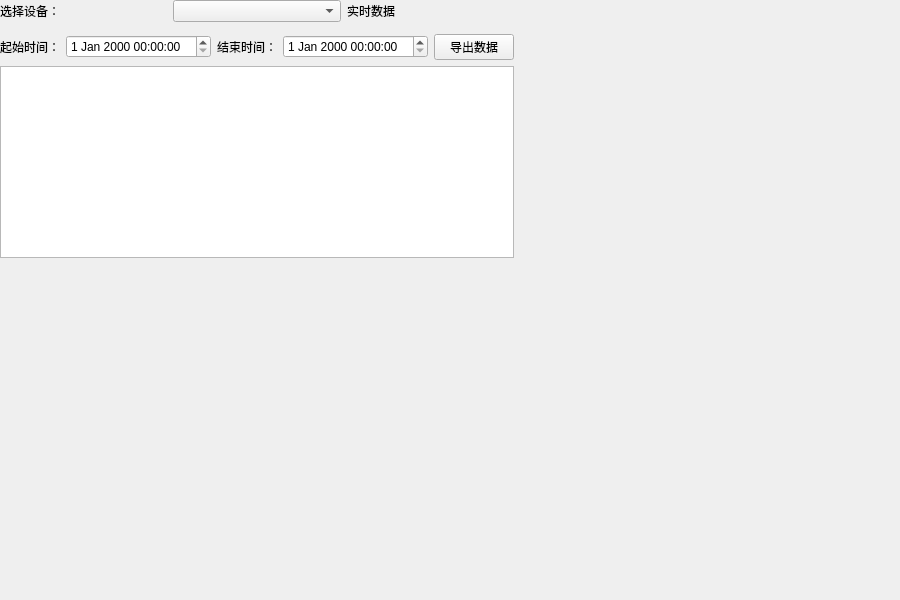
<?xml version="1.0" encoding="UTF-8"?>
<ui version="4.0">
 <class>NetworkMonitorWindow</class>
 <widget class="QWidget" name="NetworkMonitorWindow">
  <property name="geometry">
   <rect>
    <x>0</x>
    <y>0</y>
    <width>900</width>
    <height>600</height>
   </rect>
  </property>
  <property name="windowTitle">
   <string>数据监控</string>
  </property>
  <widget class="QWidget" name="centralwidget">
   <layout class="QVBoxLayout" name="verticalLayout">
    <item>
     <layout class="QHBoxLayout" name="deviceLayout">
      <item>
       <widget class="QLabel" name="deviceLabel">
        <property name="text">
         <string>选择设备：</string>
        </property>
       </widget>
      </item>
      <item>
       <widget class="QComboBox" name="deviceComboBox"/>
      </item>
      <item>
       <widget class="QLabel" name="realtimeLabel">
        <property name="text">
         <string>实时数据</string>
        </property>
       </widget>
      </item>
     </layout>
    </item>
    <item>
     <widget class="QWidget" name="realtimeChartWidget" native="true"/>
    </item>
    <item>
     <layout class="QHBoxLayout" name="historyLayout">
      <item>
       <widget class="QLabel" name="startLabel">
        <property name="text">
         <string>起始时间：</string>
        </property>
       </widget>
      </item>
      <item>
       <widget class="QDateTimeEdit" name="startDateTimeEdit"/>
      </item>
      <item>
       <widget class="QLabel" name="endLabel">
        <property name="text">
         <string>结束时间：</string>
        </property>
       </widget>
      </item>
      <item>
       <widget class="QDateTimeEdit" name="endDateTimeEdit"/>
      </item>
      <item>
       <widget class="QPushButton" name="exportButton">
        <property name="text">
         <string>导出数据</string>
        </property>
       </widget>
      </item>
     </layout>
    </item>
    <item>
     <widget class="QTableWidget" name="historyTable"/>
    </item>
    <item>
     <widget class="QWidget" name="historyChartWidget" native="true"/>
    </item>
   </layout>
  </widget>
 </widget>
 <resources/>
 <connections/>
</ui> 
